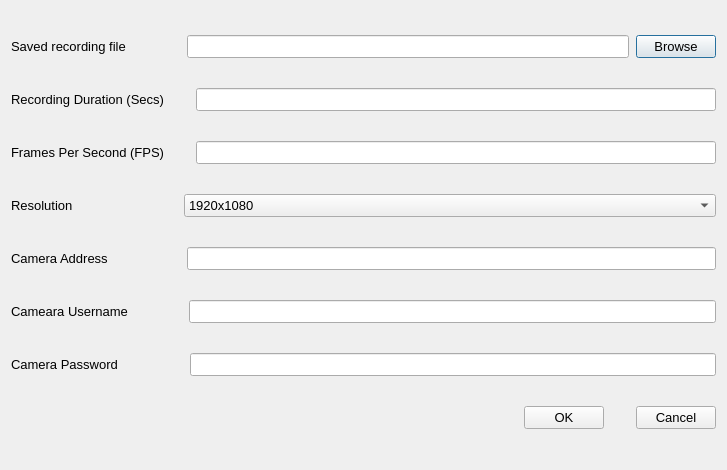
<?xml version="1.0" encoding="UTF-8"?>
<ui version="4.0">
 <class>Settings</class>
 <widget class="QDialog" name="Settings">
  <property name="windowModality">
   <enum>Qt::ApplicationModal</enum>
  </property>
  <property name="geometry">
   <rect>
    <x>0</x>
    <y>0</y>
    <width>727</width>
    <height>470</height>
   </rect>
  </property>
  <property name="sizePolicy">
   <sizepolicy hsizetype="Fixed" vsizetype="Fixed">
    <horstretch>0</horstretch>
    <verstretch>0</verstretch>
   </sizepolicy>
  </property>
  <property name="minimumSize">
   <size>
    <width>360</width>
    <height>240</height>
   </size>
  </property>
  <property name="maximumSize">
   <size>
    <width>727</width>
    <height>470</height>
   </size>
  </property>
  <property name="font">
   <font>
    <family>MS Shell Dlg 2</family>
    <pointsize>10</pointsize>
    <weight>9</weight>
    <italic>false</italic>
    <bold>false</bold>
   </font>
  </property>
  <property name="windowTitle">
   <string>Settings</string>
  </property>
  <property name="styleSheet">
   <string notr="true">QWidget
{
font: 75 10pt &quot;MS Shell Dlg 2&quot;;
}</string>
  </property>
  <property name="modal">
   <bool>false</bool>
  </property>
  <layout class="QVBoxLayout" name="verticalLayout">
   <item>
    <layout class="QHBoxLayout" name="horizontalLayout_2">
     <property name="spacing">
      <number>7</number>
     </property>
     <item>
      <widget class="QLabel" name="label_2">
       <property name="text">
        <string>Saved recording file               </string>
       </property>
      </widget>
     </item>
     <item>
      <widget class="QLineEdit" name="file_path">
       <property name="font">
        <font>
         <family>MS Shell Dlg 2</family>
         <pointsize>10</pointsize>
         <weight>9</weight>
         <italic>false</italic>
         <bold>false</bold>
        </font>
       </property>
      </widget>
     </item>
     <item>
      <widget class="QPushButton" name="file_browser">
       <property name="font">
        <font>
         <family>MS Shell Dlg 2</family>
         <pointsize>10</pointsize>
         <weight>9</weight>
         <italic>false</italic>
         <bold>false</bold>
        </font>
       </property>
       <property name="text">
        <string>Browse</string>
       </property>
      </widget>
     </item>
    </layout>
   </item>
   <item>
    <layout class="QHBoxLayout" name="horizontalLayout">
     <property name="spacing">
      <number>32</number>
     </property>
     <item>
      <widget class="QLabel" name="label">
       <property name="sizePolicy">
        <sizepolicy hsizetype="Fixed" vsizetype="Fixed">
         <horstretch>0</horstretch>
         <verstretch>0</verstretch>
        </sizepolicy>
       </property>
       <property name="font">
        <font>
         <family>MS Shell Dlg 2</family>
         <pointsize>10</pointsize>
         <weight>9</weight>
         <italic>false</italic>
         <bold>false</bold>
        </font>
       </property>
       <property name="text">
        <string>Recording Duration (Secs)</string>
       </property>
      </widget>
     </item>
     <item>
      <widget class="QLineEdit" name="pre_record">
       <property name="font">
        <font>
         <family>MS Shell Dlg 2</family>
         <pointsize>10</pointsize>
         <weight>9</weight>
         <italic>false</italic>
         <bold>false</bold>
        </font>
       </property>
      </widget>
     </item>
    </layout>
   </item>
   <item>
    <layout class="QHBoxLayout" name="horizontalLayout_5">
     <property name="spacing">
      <number>32</number>
     </property>
     <item>
      <widget class="QLabel" name="lbl_fps">
       <property name="sizePolicy">
        <sizepolicy hsizetype="Fixed" vsizetype="Fixed">
         <horstretch>0</horstretch>
         <verstretch>0</verstretch>
        </sizepolicy>
       </property>
       <property name="font">
        <font>
         <family>MS Shell Dlg 2</family>
         <pointsize>10</pointsize>
         <weight>9</weight>
         <italic>false</italic>
         <bold>false</bold>
        </font>
       </property>
       <property name="text">
        <string>Frames Per Second (FPS)</string>
       </property>
      </widget>
     </item>
     <item>
      <widget class="QLineEdit" name="txt_fps">
       <property name="font">
        <font>
         <family>MS Shell Dlg 2</family>
         <pointsize>10</pointsize>
         <weight>9</weight>
         <italic>false</italic>
         <bold>false</bold>
        </font>
       </property>
      </widget>
     </item>
    </layout>
   </item>
   <item>
    <layout class="QHBoxLayout" name="horizontalLayout_6">
     <property name="spacing">
      <number>32</number>
     </property>
     <item>
      <widget class="QLabel" name="lbl_res">
       <property name="sizePolicy">
        <sizepolicy hsizetype="Fixed" vsizetype="Fixed">
         <horstretch>0</horstretch>
         <verstretch>0</verstretch>
        </sizepolicy>
       </property>
       <property name="font">
        <font>
         <family>MS Shell Dlg 2</family>
         <pointsize>10</pointsize>
         <weight>9</weight>
         <italic>false</italic>
         <bold>false</bold>
        </font>
       </property>
       <property name="text">
        <string>Resolution                      </string>
       </property>
      </widget>
     </item>
     <item>
      <widget class="QComboBox" name="comboBox">
       <item>
        <property name="text">
         <string>1920x1080</string>
        </property>
       </item>
       <item>
        <property name="text">
         <string>1280x720</string>
        </property>
       </item>
       <item>
        <property name="text">
         <string>640x480</string>
        </property>
       </item>
       <item>
        <property name="text">
         <string>320x240</string>
        </property>
       </item>
      </widget>
     </item>
    </layout>
   </item>
   <item>
    <layout class="QHBoxLayout" name="horizontalLayout_7">
     <property name="spacing">
      <number>32</number>
     </property>
     <item>
      <widget class="QLabel" name="lbl_addr">
       <property name="sizePolicy">
        <sizepolicy hsizetype="Fixed" vsizetype="Fixed">
         <horstretch>0</horstretch>
         <verstretch>0</verstretch>
        </sizepolicy>
       </property>
       <property name="font">
        <font>
         <family>MS Shell Dlg 2</family>
         <pointsize>10</pointsize>
         <weight>9</weight>
         <italic>false</italic>
         <bold>false</bold>
        </font>
       </property>
       <property name="text">
        <string>Camera Address             </string>
       </property>
      </widget>
     </item>
     <item>
      <widget class="QLineEdit" name="txt_addr">
       <property name="font">
        <font>
         <family>MS Shell Dlg 2</family>
         <pointsize>10</pointsize>
         <weight>9</weight>
         <italic>false</italic>
         <bold>false</bold>
        </font>
       </property>
      </widget>
     </item>
    </layout>
   </item>
   <item>
    <layout class="QHBoxLayout" name="horizontalLayout_8">
     <property name="spacing">
      <number>32</number>
     </property>
     <item>
      <widget class="QLabel" name="lbl_user">
       <property name="sizePolicy">
        <sizepolicy hsizetype="Fixed" vsizetype="Fixed">
         <horstretch>0</horstretch>
         <verstretch>0</verstretch>
        </sizepolicy>
       </property>
       <property name="font">
        <font>
         <family>MS Shell Dlg 2</family>
         <pointsize>10</pointsize>
         <weight>9</weight>
         <italic>false</italic>
         <bold>false</bold>
        </font>
       </property>
       <property name="text">
        <string>Cameara Username        </string>
       </property>
      </widget>
     </item>
     <item>
      <widget class="QLineEdit" name="txt_user">
       <property name="font">
        <font>
         <family>MS Shell Dlg 2</family>
         <pointsize>10</pointsize>
         <weight>9</weight>
         <italic>false</italic>
         <bold>false</bold>
        </font>
       </property>
      </widget>
     </item>
    </layout>
   </item>
   <item>
    <layout class="QHBoxLayout" name="horizontalLayout_9">
     <property name="spacing">
      <number>32</number>
     </property>
     <item>
      <widget class="QLabel" name="lbl_password">
       <property name="sizePolicy">
        <sizepolicy hsizetype="Fixed" vsizetype="Fixed">
         <horstretch>0</horstretch>
         <verstretch>0</verstretch>
        </sizepolicy>
       </property>
       <property name="font">
        <font>
         <family>MS Shell Dlg 2</family>
         <pointsize>10</pointsize>
         <weight>9</weight>
         <italic>false</italic>
         <bold>false</bold>
        </font>
       </property>
       <property name="text">
        <string>Camera Password           </string>
       </property>
      </widget>
     </item>
     <item>
      <widget class="QLineEdit" name="txt_password">
       <property name="font">
        <font>
         <family>MS Shell Dlg 2</family>
         <pointsize>10</pointsize>
         <weight>9</weight>
         <italic>false</italic>
         <bold>false</bold>
        </font>
       </property>
      </widget>
     </item>
    </layout>
   </item>
   <item>
    <layout class="QHBoxLayout" name="horizontalLayout_3">
     <property name="spacing">
      <number>32</number>
     </property>
     <item>
      <spacer name="horizontalSpacer">
       <property name="orientation">
        <enum>Qt::Horizontal</enum>
       </property>
       <property name="sizeHint" stdset="0">
        <size>
         <width>40</width>
         <height>20</height>
        </size>
       </property>
      </spacer>
     </item>
     <item>
      <widget class="QPushButton" name="dlg_ok">
       <property name="font">
        <font>
         <family>MS Shell Dlg 2</family>
         <pointsize>10</pointsize>
         <weight>9</weight>
         <italic>false</italic>
         <bold>false</bold>
        </font>
       </property>
       <property name="text">
        <string>OK</string>
       </property>
      </widget>
     </item>
     <item>
      <widget class="QPushButton" name="dlg_cancel">
       <property name="font">
        <font>
         <family>MS Shell Dlg 2</family>
         <pointsize>10</pointsize>
         <weight>9</weight>
         <italic>false</italic>
         <bold>false</bold>
        </font>
       </property>
       <property name="text">
        <string>Cancel</string>
       </property>
      </widget>
     </item>
    </layout>
   </item>
  </layout>
 </widget>
 <resources/>
 <connections/>
</ui>
